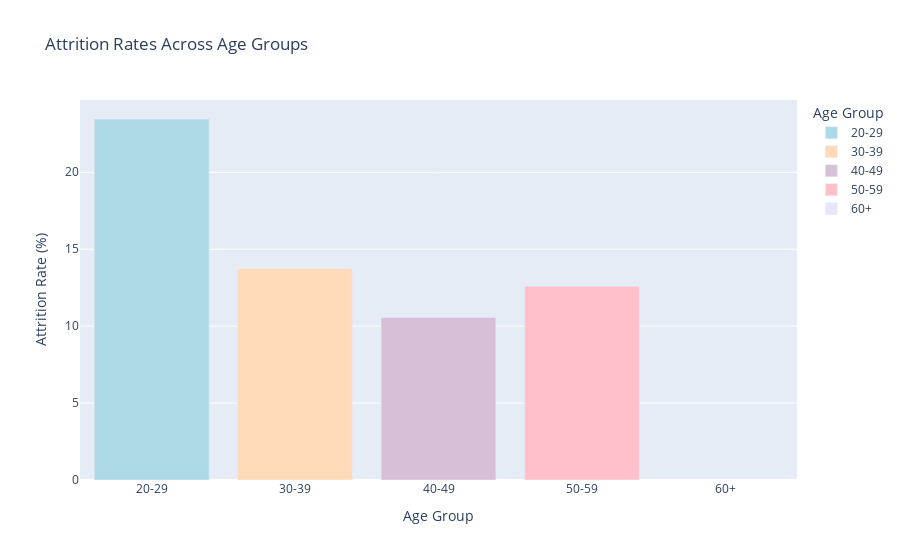

The code cell stored with this chart in its notebook:
### Markdown cell above
> Attrition Rates Across Age Groups

### Code cell
# Define age groups
age_bins = [20, 30, 40, 50, 60, 70]
age_labels = ['20-29', '30-39', '40-49', '50-59', '60+']
sub_data['Age Group'] = pd.cut(sub_data['Age'],
                         bins=age_bins, labels=age_labels)

attrition_by_age_group = sub_data.groupby(['Age Group', 'Attrition']).size().unstack()
attrition_by_age_group['Attrition Rate'] = attrition_by_age_group['Yes'] /(attrition_by_age_group['Yes'] + attrition_by_age_group['No']) * 100
attrition_by_age_group = attrition_by_age_group.reset_index()

fig = px.bar(attrition_by_age_group, x='Age Group', y='Attrition Rate',
             title='Attrition Rates Across Age Groups',
             labels={'Age Group': 'Age Group', 
                     'Attrition Rate': 'Attrition Rate (%)'},
             color='Age Group', color_discrete_sequence=["lightblue", "peachpuff",
                                                         "thistle","pink","lavender"])
fig.show()

### Figure 1 — Plotly figure (JSON) as saved in the notebook; plotly's stock layout.template omitted (floating-point values rounded to 4 significant figures)
{"data": [{"alignmentgroup": "True", "hovertemplate": "Age Group=%{x}<br>Attrition Rate (%)=%{y}<extra></extra>", "legendgroup": "20-29", "marker": {"color": "lightblue", "pattern": {"shape": ""}}, "name": "20-29", "offsetgroup": "20-29", "orientation": "v", "showlegend": true, "textposition": "auto", "type": "bar", "x": ["20-29"], "xaxis": "x", "y": [23.46], "yaxis": "y"}, {"alignmentgroup": "True", "hovertemplate": "Age Group=%{x}<br>Attrition Rate (%)=%{y}<extra></extra>", "legendgroup": "30-39", "marker": {"color": "peachpuff", "pattern": {"shape": ""}}, "name": "30-39", "offsetgroup": "30-39", "orientation": "v", "showlegend": true, "textposition": "auto", "type": "bar", "x": ["30-39"], "xaxis": "x", "y": [13.73], "yaxis": "y"}, {"alignmentgroup": "True", "hovertemplate": "Age Group=%{x}<br>Attrition Rate (%)=%{y}<extra></extra>", "legendgroup": "40-49", "marker": {"color": "thistle", "pattern": {"shape": ""}}, "name": "40-49", "offsetgroup": "40-49", "orientation": "v", "showlegend": true, "textposition": "auto", "type": "bar", "x": ["40-49"], "xaxis": "x", "y": [10.56], "yaxis": "y"}, {"alignmentgroup": "True", "hovertemplate": "Age Group=%{x}<br>Attrition Rate (%)=%{y}<extra></extra>", "legendgroup": "50-59", "marker": {"color": "pink", "pattern": {"shape": ""}}, "name": "50-59", "offsetgroup": "50-59", "orientation": "v", "showlegend": true, "textposition": "auto", "type": "bar", "x": ["50-59"], "xaxis": "x", "y": [12.59], "yaxis": "y"}, {"alignmentgroup": "True", "hovertemplate": "Age Group=%{x}<br>Attrition Rate (%)=%{y}<extra></extra>", "legendgroup": "60+", "marker": {"color": "lavender", "pattern": {"shape": ""}}, "name": "60+", "offsetgroup": "60+", "orientation": "v", "showlegend": true, "textposition": "auto", "type": "bar", "x": ["60+"], "xaxis": "x", "y": [null], "yaxis": "y"}], "layout": {"barmode": "relative", "legend": {"title": {"text": "Age Group"}, "tracegroupgap": 0}, "title": {"text": "Attrition Rates Across Age Groups"}, "xaxis": {"anchor": "y", "categoryarray": ["20-29", "30-39", "40-49", "50-59", "60+"], "categoryorder": "array", "domain": [0, 1], "title": {"text": "Age Group"}}, "yaxis": {"anchor": "x", "domain": [0, 1], "title": {"text": "Attrition Rate (%)"}}}}
